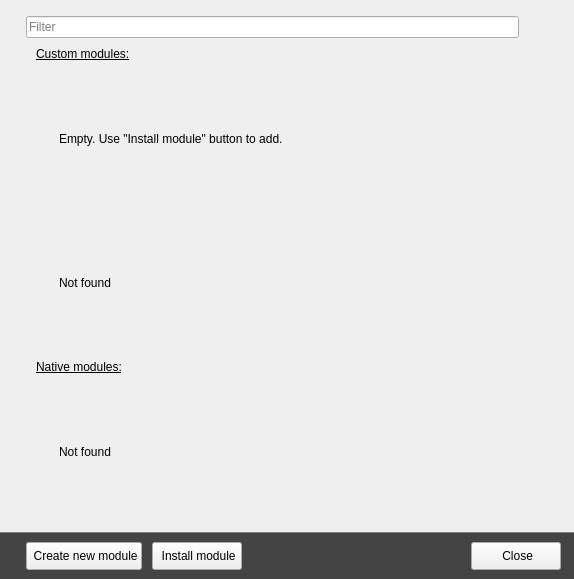
<?xml version="1.0" encoding="UTF-8"?>
<ui version="4.0">
 <class>ModuleManagerWindow</class>
 <widget class="QWidget" name="ModuleManagerWindow">
  <property name="geometry">
   <rect>
    <x>0</x>
    <y>0</y>
    <width>574</width>
    <height>579</height>
   </rect>
  </property>
  <property name="windowTitle">
   <string>Module Manager</string>
  </property>
  <property name="windowIcon">
   <iconset resource="engine.qrc">
    <normaloff>:/engine/images/modules.png</normaloff>:/engine/images/modules.png</iconset>
  </property>
  <layout class="QVBoxLayout" name="verticalLayout_2">
   <property name="spacing">
    <number>0</number>
   </property>
   <property name="leftMargin">
    <number>0</number>
   </property>
   <property name="topMargin">
    <number>15</number>
   </property>
   <property name="rightMargin">
    <number>0</number>
   </property>
   <property name="bottomMargin">
    <number>0</number>
   </property>
   <item>
    <layout class="QHBoxLayout" name="Filter">
     <property name="leftMargin">
      <number>26</number>
     </property>
     <property name="topMargin">
      <number>1</number>
     </property>
     <property name="rightMargin">
      <number>15</number>
     </property>
     <property name="bottomMargin">
      <number>9</number>
     </property>
     <item>
      <widget class="QLineEdit" name="FilterText">
       <property name="placeholderText">
        <string>Filter</string>
       </property>
      </widget>
     </item>
     <item>
      <widget class="QPushButton" name="ClearFilter">
       <property name="text">
        <string/>
       </property>
       <property name="icon">
        <iconset resource="engine.qrc">
         <normaloff>:/engine/images/close_gray.png</normaloff>:/engine/images/close_gray.png</iconset>
       </property>
       <property name="flat">
        <bool>true</bool>
       </property>
      </widget>
     </item>
    </layout>
   </item>
   <item>
    <layout class="QHBoxLayout" name="horizontalLayout_3">
     <property name="leftMargin">
      <number>26</number>
     </property>
     <property name="topMargin">
      <number>0</number>
     </property>
     <property name="rightMargin">
      <number>15</number>
     </property>
     <property name="bottomMargin">
      <number>13</number>
     </property>
     <item>
      <widget class="QScrollArea" name="ScrollArea">
       <property name="frameShape">
        <enum>QFrame::NoFrame</enum>
       </property>
       <property name="frameShadow">
        <enum>QFrame::Plain</enum>
       </property>
       <property name="verticalScrollBarPolicy">
        <enum>Qt::ScrollBarAsNeeded</enum>
       </property>
       <property name="horizontalScrollBarPolicy">
        <enum>Qt::ScrollBarAsNeeded</enum>
       </property>
       <property name="sizeAdjustPolicy">
        <enum>QAbstractScrollArea::AdjustIgnored</enum>
       </property>
       <property name="widgetResizable">
        <bool>true</bool>
       </property>
       <widget class="QWidget" name="scrollAreaWidgetContents">
        <property name="geometry">
         <rect>
          <x>0</x>
          <y>0</y>
          <width>658</width>
          <height>565</height>
         </rect>
        </property>
        <layout class="QVBoxLayout" name="verticalLayout">
         <property name="leftMargin">
          <number>0</number>
         </property>
         <property name="topMargin">
          <number>0</number>
         </property>
         <property name="rightMargin">
          <number>0</number>
         </property>
         <property name="bottomMargin">
          <number>0</number>
         </property>
         <item>
          <widget class="QWidget" name="MainWidget" native="true">
           <layout class="QVBoxLayout" name="verticalLayout_3">
            <property name="spacing">
             <number>0</number>
            </property>
            <property name="leftMargin">
             <number>0</number>
            </property>
            <property name="topMargin">
             <number>0</number>
            </property>
            <property name="rightMargin">
             <number>0</number>
            </property>
            <property name="bottomMargin">
             <number>0</number>
            </property>
            <item>
             <layout class="QGridLayout" name="gridLayout">
              <property name="leftMargin">
               <number>10</number>
              </property>
              <property name="rightMargin">
               <number>20</number>
              </property>
              <property name="verticalSpacing">
               <number>10</number>
              </property>
              <item row="3" column="0">
               <widget class="QLabel" name="LabelNativeModules">
                <property name="sizePolicy">
                 <sizepolicy hsizetype="Preferred" vsizetype="Maximum">
                  <horstretch>0</horstretch>
                  <verstretch>0</verstretch>
                 </sizepolicy>
                </property>
                <property name="font">
                 <font>
                  <underline>true</underline>
                 </font>
                </property>
                <property name="text">
                 <string>Native modules:</string>
                </property>
                <property name="alignment">
                 <set>Qt::AlignLeading|Qt::AlignLeft|Qt::AlignVCenter</set>
                </property>
                <property name="margin">
                 <number>5</number>
                </property>
               </widget>
              </item>
              <item row="1" column="0">
               <widget class="QLabel" name="LabelEmptyCustom">
                <property name="styleSheet">
                 <string notr="true">*{margin-left:20px}</string>
                </property>
                <property name="text">
                 <string>Empty. Use &quot;Install module&quot; button to add.</string>
                </property>
               </widget>
              </item>
              <item row="2" column="0">
               <widget class="QLabel" name="NotFoundCustom">
                <property name="styleSheet">
                 <string notr="true">*{margin-left:20px}</string>
                </property>
                <property name="text">
                 <string>Not found</string>
                </property>
               </widget>
              </item>
              <item row="0" column="0">
               <widget class="QLabel" name="LabelCustomModules">
                <property name="sizePolicy">
                 <sizepolicy hsizetype="Preferred" vsizetype="Maximum">
                  <horstretch>0</horstretch>
                  <verstretch>0</verstretch>
                 </sizepolicy>
                </property>
                <property name="font">
                 <font>
                  <underline>true</underline>
                 </font>
                </property>
                <property name="text">
                 <string>Custom modules:</string>
                </property>
                <property name="margin">
                 <number>5</number>
                </property>
               </widget>
              </item>
              <item row="4" column="0">
               <widget class="QLabel" name="NotFoundNative">
                <property name="styleSheet">
                 <string notr="true">*{margin-left:20px}</string>
                </property>
                <property name="text">
                 <string>Not found</string>
                </property>
               </widget>
              </item>
             </layout>
            </item>
           </layout>
          </widget>
         </item>
        </layout>
       </widget>
      </widget>
     </item>
    </layout>
   </item>
   <item>
    <widget class="QWidget" name="widget_2" native="true">
     <property name="minimumSize">
      <size>
       <width>0</width>
       <height>1</height>
      </size>
     </property>
     <property name="maximumSize">
      <size>
       <width>16777215</width>
       <height>1</height>
      </size>
     </property>
     <property name="styleSheet">
      <string notr="true">QWidget{background-color:gray}</string>
     </property>
    </widget>
   </item>
   <item>
    <widget class="QWidget" name="widget" native="true">
     <property name="sizePolicy">
      <sizepolicy hsizetype="Minimum" vsizetype="Maximum">
       <horstretch>0</horstretch>
       <verstretch>0</verstretch>
      </sizepolicy>
     </property>
     <property name="styleSheet">
      <string notr="true">#widget{background-color:#444}</string>
     </property>
     <layout class="QHBoxLayout" name="horizontalLayout">
      <property name="spacing">
       <number>10</number>
      </property>
      <property name="leftMargin">
       <number>26</number>
      </property>
      <property name="topMargin">
       <number>9</number>
      </property>
      <property name="rightMargin">
       <number>13</number>
      </property>
      <property name="bottomMargin">
       <number>9</number>
      </property>
      <item>
       <widget class="QPushButton" name="CreateNewModule">
        <property name="minimumSize">
         <size>
          <width>90</width>
          <height>28</height>
         </size>
        </property>
        <property name="text">
         <string> Create new module</string>
        </property>
        <property name="icon">
         <iconset resource="engine.qrc">
          <normaloff>:/engine/images/crud_create.png</normaloff>:/engine/images/crud_create.png</iconset>
        </property>
        <property name="iconSize">
         <size>
          <width>18</width>
          <height>18</height>
         </size>
        </property>
       </widget>
      </item>
      <item>
       <widget class="QPushButton" name="InstallModule">
        <property name="minimumSize">
         <size>
          <width>90</width>
          <height>28</height>
         </size>
        </property>
        <property name="text">
         <string> Install module</string>
        </property>
        <property name="icon">
         <iconset resource="engine.qrc">
          <normaloff>:/engine/images/install.png</normaloff>:/engine/images/install.png</iconset>
        </property>
        <property name="iconSize">
         <size>
          <width>18</width>
          <height>18</height>
         </size>
        </property>
       </widget>
      </item>
      <item>
       <spacer name="horizontalSpacer">
        <property name="orientation">
         <enum>Qt::Horizontal</enum>
        </property>
        <property name="sizeHint" stdset="0">
         <size>
          <width>203</width>
          <height>20</height>
         </size>
        </property>
       </spacer>
      </item>
      <item>
       <widget class="QPushButton" name="Close">
        <property name="minimumSize">
         <size>
          <width>90</width>
          <height>28</height>
         </size>
        </property>
        <property name="focusPolicy">
         <enum>Qt::NoFocus</enum>
        </property>
        <property name="text">
         <string> Close</string>
        </property>
        <property name="icon">
         <iconset resource="engine.qrc">
          <normaloff>:/engine/images/stop.png</normaloff>:/engine/images/stop.png</iconset>
        </property>
        <property name="iconSize">
         <size>
          <width>18</width>
          <height>18</height>
         </size>
        </property>
       </widget>
      </item>
     </layout>
    </widget>
   </item>
  </layout>
 </widget>
 <resources>
  <include location="engine.qrc"/>
 </resources>
 <connections/>
</ui>
